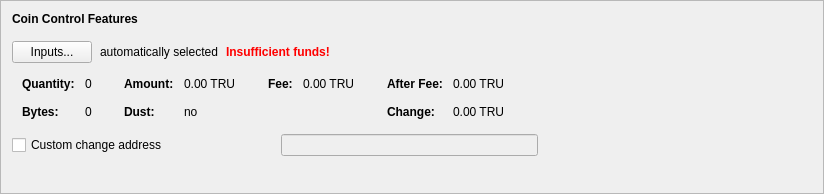
      <widget class="QFrame" name="frameCoinControl">
       <property name="sizePolicy">
        <sizepolicy hsizetype="Preferred" vsizetype="Fixed">
         <horstretch>0</horstretch>
         <verstretch>0</verstretch>
        </sizepolicy>
       </property>
       <property name="minimumSize">
        <size>
         <width>600</width>
         <height>194</height>
        </size>
       </property>
       <property name="frameShape">
        <enum>QFrame::StyledPanel</enum>
       </property>
       <property name="frameShadow">
        <enum>QFrame::Raised</enum>
       </property>
       <layout class="QVBoxLayout" name="verticalLayout_4">
        <item>
         <layout class="QVBoxLayout" name="verticalLayoutCoinControl" stretch="0,0,0,0,0">
          <property name="spacing">
           <number>0</number>
          </property>
          <property name="sizeConstraint">
           <enum>QLayout::SetDefaultConstraint</enum>
          </property>
          <property name="leftMargin">
           <number>0</number>
          </property>
          <property name="topMargin">
           <number>0</number>
          </property>
          <item>
           <layout class="QHBoxLayout" name="horizontalLayoutCoinControl1">
            <property name="bottomMargin">
             <number>15</number>
            </property>
            <item>
             <widget class="QLabel" name="labelCoinControlFeatures">
              <property name="sizePolicy">
               <sizepolicy hsizetype="Preferred" vsizetype="Maximum">
                <horstretch>0</horstretch>
                <verstretch>0</verstretch>
               </sizepolicy>
              </property>
              <property name="font">
               <font>
                <weight>75</weight>
                <bold>true</bold>
               </font>
              </property>
              <property name="styleSheet">
               <string notr="true">font-weight:bold;</string>
              </property>
              <property name="text">
               <string>Coin Control Features</string>
              </property>
             </widget>
            </item>
           </layout>
          </item>
          <item>
           <layout class="QHBoxLayout" name="horizontalLayoutCoinControl2" stretch="0,0,0,0">
            <property name="spacing">
             <number>8</number>
            </property>
            <property name="bottomMargin">
             <number>10</number>
            </property>
            <item>
             <widget class="QPushButton" name="pushButtonCoinControl">
              <property name="styleSheet">
               <string notr="true"/>
              </property>
              <property name="text">
               <string>Inputs...</string>
              </property>
              <property name="autoDefault">
               <bool>false</bool>
              </property>
             </widget>
            </item>
            <item>
             <widget class="QLabel" name="labelCoinControlAutomaticallySelected">
              <property name="text">
               <string>automatically selected</string>
              </property>
              <property name="margin">
               <number>5</number>
              </property>
             </widget>
            </item>
            <item>
             <widget class="QLabel" name="labelCoinControlInsuffFunds">
              <property name="font">
               <font>
                <weight>75</weight>
                <bold>true</bold>
               </font>
              </property>
              <property name="styleSheet">
               <string notr="true">color:red;font-weight:bold;</string>
              </property>
              <property name="text">
               <string>Insufficient funds!</string>
              </property>
              <property name="margin">
               <number>5</number>
              </property>
             </widget>
            </item>
            <item>
             <spacer name="horizontalSpacerCoinControl">
              <property name="orientation">
               <enum>Qt::Horizontal</enum>
              </property>
              <property name="sizeHint" stdset="0">
               <size>
                <width>40</width>
                <height>1</height>
               </size>
              </property>
             </spacer>
            </item>
           </layout>
          </item>
          <item>
           <widget class="QWidget" name="widgetCoinControl" native="true">
            <property name="sizePolicy">
             <sizepolicy hsizetype="Preferred" vsizetype="Preferred">
              <horstretch>0</horstretch>
              <verstretch>0</verstretch>
             </sizepolicy>
            </property>
            <property name="minimumSize">
             <size>
              <width>0</width>
              <height>0</height>
             </size>
            </property>
            <property name="styleSheet">
             <string notr="true"/>
            </property>
            <layout class="QHBoxLayout" name="horizontalLayoutCoinControl5">
             <property name="leftMargin">
              <number>0</number>
             </property>
             <property name="topMargin">
              <number>0</number>
             </property>
             <property name="rightMargin">
              <number>0</number>
             </property>
             <property name="bottomMargin">
              <number>0</number>
             </property>
             <item>
              <layout class="QHBoxLayout" name="horizontalLayoutCoinControl3" stretch="0,0,0,1">
               <property name="spacing">
                <number>20</number>
               </property>
               <property name="topMargin">
                <number>0</number>
               </property>
               <property name="bottomMargin">
                <number>10</number>
               </property>
               <item>
                <layout class="QFormLayout" name="formLayoutCoinControl1">
                 <property name="horizontalSpacing">
                  <number>10</number>
                 </property>
                 <property name="verticalSpacing">
                  <number>14</number>
                 </property>
                 <property name="leftMargin">
                  <number>10</number>
                 </property>
                 <property name="topMargin">
                  <number>4</number>
                 </property>
                 <property name="rightMargin">
                  <number>6</number>
                 </property>
                 <item row="0" column="0">
                  <widget class="QLabel" name="labelCoinControlQuantityText">
                   <property name="font">
                    <font>
                     <weight>75</weight>
                     <bold>true</bold>
                    </font>
                   </property>
                   <property name="text">
                    <string>Quantity:</string>
                   </property>
                   <property name="margin">
                    <number>0</number>
                   </property>
                  </widget>
                 </item>
                 <item row="0" column="1">
                  <widget class="QLabel" name="labelCoinControlQuantity">
                   <property name="cursor">
                    <cursorShape>IBeamCursor</cursorShape>
                   </property>
                   <property name="contextMenuPolicy">
                    <enum>Qt::ActionsContextMenu</enum>
                   </property>
                   <property name="text">
                    <string notr="true">0</string>
                   </property>
                   <property name="margin">
                    <number>0</number>
                   </property>
                   <property name="textInteractionFlags">
                    <set>Qt::LinksAccessibleByMouse|Qt::TextSelectableByKeyboard|Qt::TextSelectableByMouse</set>
                   </property>
                  </widget>
                 </item>
                 <item row="1" column="0">
                  <widget class="QLabel" name="labelCoinControlBytesText">
                   <property name="font">
                    <font>
                     <weight>75</weight>
                     <bold>true</bold>
                    </font>
                   </property>
                   <property name="text">
                    <string>Bytes:</string>
                   </property>
                  </widget>
                 </item>
                 <item row="1" column="1">
                  <widget class="QLabel" name="labelCoinControlBytes">
                   <property name="cursor">
                    <cursorShape>IBeamCursor</cursorShape>
                   </property>
                   <property name="contextMenuPolicy">
                    <enum>Qt::ActionsContextMenu</enum>
                   </property>
                   <property name="text">
                    <string notr="true">0</string>
                   </property>
                   <property name="textInteractionFlags">
                    <set>Qt::LinksAccessibleByMouse|Qt::TextSelectableByKeyboard|Qt::TextSelectableByMouse</set>
                   </property>
                  </widget>
                 </item>
                </layout>
               </item>
               <item>
                <layout class="QFormLayout" name="formLayoutCoinControl2">
                 <property name="horizontalSpacing">
                  <number>10</number>
                 </property>
                 <property name="verticalSpacing">
                  <number>14</number>
                 </property>
                 <property name="leftMargin">
                  <number>6</number>
                 </property>
                 <property name="topMargin">
                  <number>4</number>
                 </property>
                 <property name="rightMargin">
                  <number>6</number>
                 </property>
                 <item row="0" column="0">
                  <widget class="QLabel" name="labelCoinControlAmountText">
                   <property name="font">
                    <font>
                     <weight>75</weight>
                     <bold>true</bold>
                    </font>
                   </property>
                   <property name="text">
                    <string>Amount:</string>
                   </property>
                   <property name="margin">
                    <number>0</number>
                   </property>
                  </widget>
                 </item>
                 <item row="0" column="1">
                  <widget class="QLabel" name="labelCoinControlAmount">
                   <property name="cursor">
                    <cursorShape>IBeamCursor</cursorShape>
                   </property>
                   <property name="contextMenuPolicy">
                    <enum>Qt::ActionsContextMenu</enum>
                   </property>
                   <property name="text">
                    <string notr="true">0.00 TRU</string>
                   </property>
                   <property name="textInteractionFlags">
                    <set>Qt::LinksAccessibleByMouse|Qt::TextSelectableByKeyboard|Qt::TextSelectableByMouse</set>
                   </property>
                  </widget>
                 </item>
                 <item row="1" column="0">
                  <widget class="QLabel" name="labelCoinControlLowOutputText">
                   <property name="font">
                    <font>
                     <weight>75</weight>
                     <bold>true</bold>
                    </font>
                   </property>
                   <property name="text">
                    <string>Dust:</string>
                   </property>
                  </widget>
                 </item>
                 <item row="1" column="1">
                  <widget class="QLabel" name="labelCoinControlLowOutput">
                   <property name="cursor">
                    <cursorShape>IBeamCursor</cursorShape>
                   </property>
                   <property name="contextMenuPolicy">
                    <enum>Qt::ActionsContextMenu</enum>
                   </property>
                   <property name="text">
                    <string notr="true">no</string>
                   </property>
                   <property name="textInteractionFlags">
                    <set>Qt::LinksAccessibleByMouse|Qt::TextSelectableByKeyboard|Qt::TextSelectableByMouse</set>
                   </property>
                  </widget>
                 </item>
                </layout>
               </item>
               <item>
                <layout class="QFormLayout" name="formLayoutCoinControl3">
                 <property name="horizontalSpacing">
                  <number>10</number>
                 </property>
                 <property name="verticalSpacing">
                  <number>14</number>
                 </property>
                 <property name="leftMargin">
                  <number>6</number>
                 </property>
                 <property name="topMargin">
                  <number>4</number>
                 </property>
                 <property name="rightMargin">
                  <number>6</number>
                 </property>
                 <item row="0" column="0">
                  <widget class="QLabel" name="labelCoinControlFeeText">
                   <property name="font">
                    <font>
                     <weight>75</weight>
                     <bold>true</bold>
                    </font>
                   </property>
                   <property name="text">
                    <string>Fee:</string>
                   </property>
                   <property name="margin">
                    <number>0</number>
                   </property>
                  </widget>
                 </item>
                 <item row="0" column="1">
                  <widget class="QLabel" name="labelCoinControlFee">
                   <property name="cursor">
                    <cursorShape>IBeamCursor</cursorShape>
                   </property>
                   <property name="contextMenuPolicy">
                    <enum>Qt::ActionsContextMenu</enum>
                   </property>
                   <property name="text">
                    <string notr="true">0.00 TRU</string>
                   </property>
                   <property name="textInteractionFlags">
                    <set>Qt::LinksAccessibleByMouse|Qt::TextSelectableByKeyboard|Qt::TextSelectableByMouse</set>
                   </property>
                  </widget>
                 </item>
                </layout>
               </item>
               <item>
                <layout class="QFormLayout" name="formLayoutCoinControl4">
                 <property name="horizontalSpacing">
                  <number>10</number>
                 </property>
                 <property name="verticalSpacing">
                  <number>14</number>
                 </property>
                 <property name="leftMargin">
                  <number>6</number>
                 </property>
                 <property name="topMargin">
                  <number>4</number>
                 </property>
                 <property name="rightMargin">
                  <number>6</number>
                 </property>
                 <item row="0" column="0">
                  <widget class="QLabel" name="labelCoinControlAfterFeeText">
                   <property name="font">
                    <font>
                     <weight>75</weight>
                     <bold>true</bold>
                    </font>
                   </property>
                   <property name="text">
                    <string>After Fee:</string>
                   </property>
                   <property name="margin">
                    <number>0</number>
                   </property>
                  </widget>
                 </item>
                 <item row="0" column="1">
                  <widget class="QLabel" name="labelCoinControlAfterFee">
                   <property name="cursor">
                    <cursorShape>IBeamCursor</cursorShape>
                   </property>
                   <property name="contextMenuPolicy">
                    <enum>Qt::ActionsContextMenu</enum>
                   </property>
                   <property name="text">
                    <string notr="true">0.00 TRU</string>
                   </property>
                   <property name="textInteractionFlags">
                    <set>Qt::LinksAccessibleByMouse|Qt::TextSelectableByKeyboard|Qt::TextSelectableByMouse</set>
                   </property>
                  </widget>
                 </item>
                 <item row="1" column="0">
                  <widget class="QLabel" name="labelCoinControlChangeText">
                   <property name="font">
                    <font>
                     <weight>75</weight>
                     <bold>true</bold>
                    </font>
                   </property>
                   <property name="text">
                    <string>Change:</string>
                   </property>
                  </widget>
                 </item>
                 <item row="1" column="1">
                  <widget class="QLabel" name="labelCoinControlChange">
                   <property name="cursor">
                    <cursorShape>IBeamCursor</cursorShape>
                   </property>
                   <property name="contextMenuPolicy">
                    <enum>Qt::ActionsContextMenu</enum>
                   </property>
                   <property name="text">
                    <string notr="true">0.00 TRU</string>
                   </property>
                   <property name="textInteractionFlags">
                    <set>Qt::LinksAccessibleByMouse|Qt::TextSelectableByKeyboard|Qt::TextSelectableByMouse</set>
                   </property>
                  </widget>
                 </item>
                </layout>
               </item>
              </layout>
             </item>
            </layout>
           </widget>
          </item>
          <item>
           <layout class="QHBoxLayout" name="horizontalLayoutCoinControl4" stretch="0,0,0">
            <property name="spacing">
             <number>12</number>
            </property>
            <property name="sizeConstraint">
             <enum>QLayout::SetDefaultConstraint</enum>
            </property>
            <property name="topMargin">
             <number>5</number>
            </property>
            <property name="rightMargin">
             <number>5</number>
            </property>
            <item>
             <widget class="QCheckBox" name="checkBoxCoinControlChange">
              <property name="toolTip">
               <string>If this is activated, but the change address is empty or invalid, change will be sent to a newly generated address.</string>
              </property>
              <property name="text">
               <string>Custom change address</string>
              </property>
             </widget>
            </item>
            <item>
             <widget class="QValidatedLineEdit" name="lineEditCoinControlChange">
              <property name="enabled">
               <bool>false</bool>
              </property>
              <property name="sizePolicy">
               <sizepolicy hsizetype="Ignored" vsizetype="Fixed">
                <horstretch>0</horstretch>
                <verstretch>0</verstretch>
               </sizepolicy>
              </property>
             </widget>
            </item>
            <item>
             <widget class="QLabel" name="labelCoinControlChangeLabel">
              <property name="sizePolicy">
               <sizepolicy hsizetype="Preferred" vsizetype="Expanding">
                <horstretch>0</horstretch>
                <verstretch>0</verstretch>
               </sizepolicy>
              </property>
              <property name="minimumSize">
               <size>
                <width>0</width>
                <height>0</height>
               </size>
              </property>
              <property name="text">
               <string/>
              </property>
              <property name="margin">
               <number>3</number>
              </property>
             </widget>
            </item>
           </layout>
          </item>
          <item>
           <spacer name="verticalSpacerCoinControl">
            <property name="orientation">
             <enum>Qt::Vertical</enum>
            </property>
            <property name="sizeType">
             <enum>QSizePolicy::Expanding</enum>
            </property>
            <property name="sizeHint" stdset="0">
             <size>
              <width>800</width>
              <height>1</height>
             </size>
            </property>
           </spacer>
          </item>
         </layout>
        </item>
       </layout>
      </widget>
